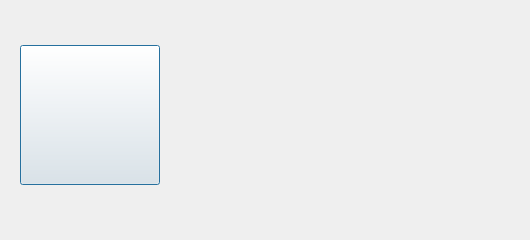
<?xml version="1.0" encoding="UTF-8"?>
<ui version="4.0">
 <class>DialogAboutThis</class>
 <widget class="QDialog" name="DialogAboutThis">
  <property name="geometry">
   <rect>
    <x>0</x>
    <y>0</y>
    <width>530</width>
    <height>240</height>
   </rect>
  </property>
  <property name="minimumSize">
   <size>
    <width>530</width>
    <height>240</height>
   </size>
  </property>
  <property name="maximumSize">
   <size>
    <width>530</width>
    <height>240</height>
   </size>
  </property>
  <property name="windowTitle">
   <string>Dialog</string>
  </property>
  <widget class="QLabel" name="label">
   <property name="geometry">
    <rect>
     <x>190</x>
     <y>10</y>
     <width>331</width>
     <height>221</height>
    </rect>
   </property>
   <property name="toolTip">
    <string notr="true"/>
   </property>
   <property name="autoFillBackground">
    <bool>false</bool>
   </property>
   <property name="text">
    <string/>
   </property>
   <property name="alignment">
    <set>Qt::AlignLeading|Qt::AlignLeft|Qt::AlignTop</set>
   </property>
   <property name="wordWrap">
    <bool>true</bool>
   </property>
  </widget>
  <widget class="QPushButton" name="pushButton">
   <property name="geometry">
    <rect>
     <x>20</x>
     <y>45</y>
     <width>140</width>
     <height>140</height>
    </rect>
   </property>
   <property name="autoFillBackground">
    <bool>false</bool>
   </property>
   <property name="text">
    <string/>
   </property>
   <property name="icon">
    <iconset resource="../res.qrc">
     <normaloff>:/res/icon.jpg</normaloff>:/res/icon.jpg</iconset>
   </property>
   <property name="iconSize">
    <size>
     <width>140</width>
     <height>140</height>
    </size>
   </property>
  </widget>
 </widget>
 <resources>
  <include location="../res.qrc"/>
 </resources>
 <connections/>
</ui>
